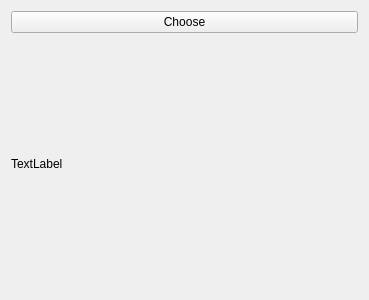
<?xml version="1.0" encoding="UTF-8"?>
<ui version="4.0">
 <class>Widget</class>
 <widget class="QWidget" name="Widget">
  <property name="geometry">
   <rect>
    <x>0</x>
    <y>0</y>
    <width>369</width>
    <height>300</height>
   </rect>
  </property>
  <property name="windowTitle">
   <string>Widget</string>
  </property>
  <layout class="QHBoxLayout" name="horizontalLayout">
   <item>
    <layout class="QVBoxLayout" name="verticalLayout">
     <item>
      <widget class="QPushButton" name="pushButton">
       <property name="text">
        <string>Choose</string>
       </property>
      </widget>
     </item>
     <item>
      <widget class="QLabel" name="label">
       <property name="text">
        <string>TextLabel</string>
       </property>
      </widget>
     </item>
    </layout>
   </item>
  </layout>
 </widget>
 <resources/>
 <connections/>
</ui>
